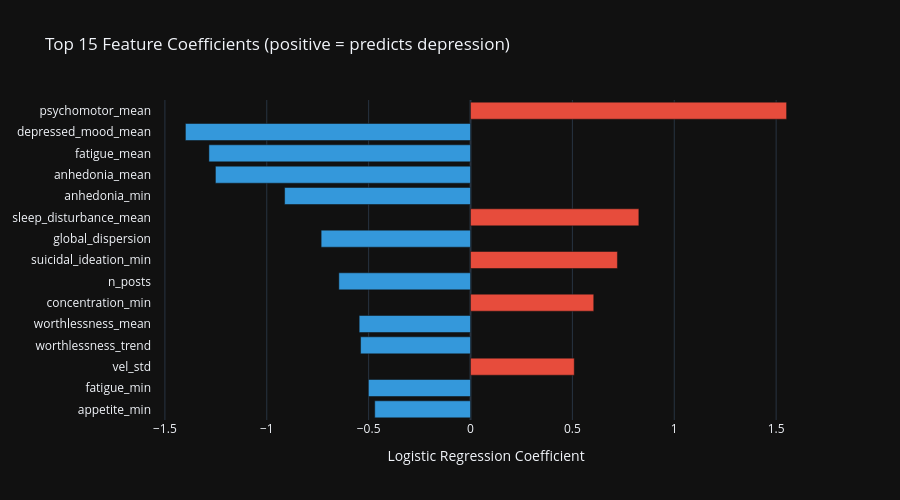

Write notebook code for a chart like this one.
### Code cell
# Feature importance from combined model (last fold)
scaler = StandardScaler()
X_all = scaler.fit_transform(X)
clf_final = LogisticRegression(max_iter=1000, random_state=42, class_weight='balanced')
clf_final.fit(X_all, y)

importance = pd.DataFrame({
    'feature': cols,
    'coef': clf_final.coef_[0],
    'abs_coef': np.abs(clf_final.coef_[0]),
}).sort_values('abs_coef', ascending=False)

# Top 15 features
top15 = importance.head(15)
fig = go.Figure(go.Bar(
    x=top15['coef'], y=top15['feature'],
    orientation='h',
    marker_color=[C_DEP if c > 0 else C_CTL for c in top15['coef']],
))
fig.update_layout(
    title='Top 15 Feature Coefficients (positive = predicts depression)',
    xaxis_title='Logistic Regression Coefficient',
    width=900, height=500, template='plotly_dark',
    yaxis=dict(autorange='reversed'),
)
fig.show()

### Figure 1 — Plotly figure (JSON) as saved in the notebook; plotly's stock layout.template omitted (floating-point values rounded to 4 significant figures)
{"data": [{"marker": {"color": ["#e74c3c", "#3498db", "#3498db", "#3498db", "#3498db", "#e74c3c", "#3498db", "#e74c3c", "#3498db", "#e74c3c", "#3498db", "#3498db", "#e74c3c", "#3498db", "#3498db"]}, "orientation": "h", "type": "bar", "x": [1.551, -1.399, -1.284, -1.252, -0.9125, 0.8262, -0.7332, 0.721, -0.6463, 0.6048, -0.5465, -0.5397, 0.5091, -0.5011, -0.4702], "y": ["psychomotor_mean", "depressed_mood_mean", "fatigue_mean", "anhedonia_mean", "anhedonia_min", "sleep_disturbance_mean", "global_dispersion", "suicidal_ideation_min", "n_posts", "concentration_min", "worthlessness_mean", "worthlessness_trend", "vel_std", "fatigue_min", "appetite_min"]}], "layout": {"height": 500, "title": {"text": "Top 15 Feature Coefficients (positive = predicts depression)"}, "width": 900, "xaxis": {"title": {"text": "Logistic Regression Coefficient"}}, "yaxis": {"autorange": "reversed"}}}
